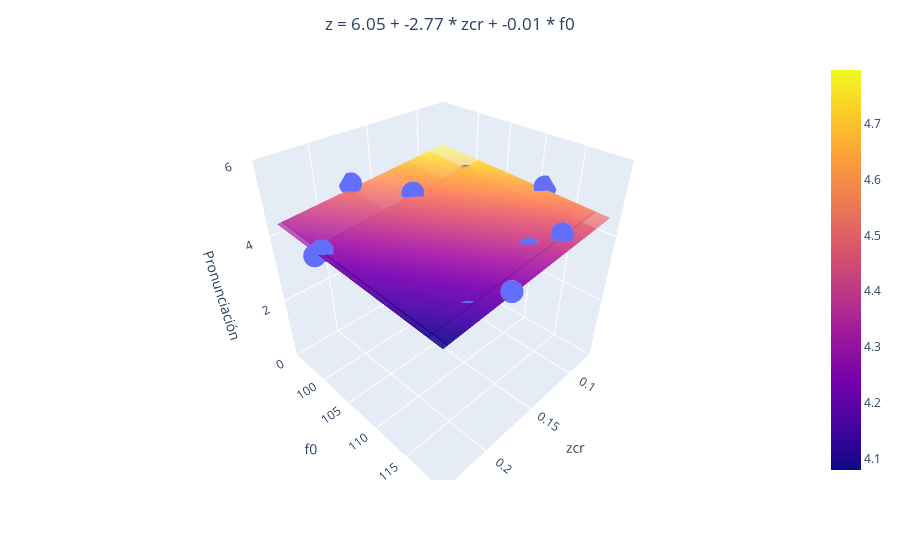

Write notebook code for a chart like this one.
### Code cell
if len(dicc_model) == 2:
    import plotly.express as px
    import plotly.graph_objects as go

    # Seleccionamos solo las características seleccionadas en X
    X_selected = X[:, selected_features]

    # Entrenamos el modelo de regresión con las características seleccionadas
    regr_multivar = LinearRegression()
    regr_multivar.fit(X_selected, y)

    # Obtenemos las predicciones del modelo para las características seleccionadas
    y_pred = regr_multivar.predict(X_selected)

    # Crear la figura
    fig = px.scatter_3d(x=X_selected[:, 0], y=X_selected[:, 1], z=y)

    # Crear el plano de regresión
    xx, yy = np.meshgrid(X_selected[:, 0], X_selected[:, 1])
    zz = regr_multivar.intercept_ + np.dot(np.array([xx.ravel(), yy.ravel()]).T, regr_multivar.coef_.ravel()).reshape(xx.shape)
    fig.add_trace(go.Surface(x=xx, y=yy, z=zz, opacity=0.5))

    # Construir la cadena de texto para la ecuación del plano
    equation = f'z = {regr_multivar.intercept_.round(2)}'
    for i, (key, model) in enumerate(dicc_model.items()):
        equation += f' + {regr_multivar.coef_[i].round(2)} * {key.replace("_model", "")}'
    
    # Centrar el título
    fig.update_layout(title=dict(text=equation, x=0.5, xanchor='center'))

    # Etiquetas de los ejes y rango del eje z
    fig.update_layout(scene=dict(xaxis_title=list(dicc_model.keys())[0].replace("_model", ""), yaxis_title=list(dicc_model.keys())[1].replace("_model", ""), zaxis_title='Pronunciación', zaxis=dict(range=[0, 6]), yaxis=dict(tickvals=[100, 105, 110, 115])))

    fig.write_html(
       os.path.join(PATH, TEST_FOLDER, REGGRESSION_FOLDER, PARAMETRIC_FOLDER, PRONUNCIACION_FOLDER, FEMALE_FOLDER, 'regresion_pronunciacion_multivariable_female.html')
    )

    fig.show()

### Figure 1 — Plotly figure (JSON) as saved in the notebook; plotly's stock layout.template omitted (floating-point values rounded to 4 significant figures)
{"data": [{"hovertemplate": "x=%{x}<br>y=%{y}<br>z=%{z}<extra></extra>", "legendgroup": "", "marker": {"color": "#636efa", "symbol": "circle"}, "mode": "markers", "name": "", "scene": "scene", "showlegend": false, "type": "scatter3d", "x": [0.07594, 0.1378, 0.09304, 0.2356, 0.2044, 0.1812, 0.1478, 0.117, 0.2325, 0.1734], "y": [111.1, 116.4, 101.3, 101.5, 117.7, 119.6, 101.0, 117.9, 102.3, 94.71], "z": [4.681, 4.304, 4.449, 4.174, 4.047, 4.34, 4.592, 4.542, 4.333, 4.673]}, {"opacity": 0.5, "type": "surface", "x": [[0.07594, 0.1378, 0.09304, 0.2356, 0.2044, 0.1812, 0.1478, 0.117, 0.2325, 0.1734], [0.07594, 0.1378, 0.09304, 0.2356, 0.2044, 0.1812, 0.1478, 0.117, 0.2325, 0.1734], [0.07594, 0.1378, 0.09304, 0.2356, 0.2044, 0.1812, 0.1478, 0.117, 0.2325, 0.1734], [0.07594, 0.1378, 0.09304, 0.2356, 0.2044, 0.1812, 0.1478, 0.117, 0.2325, 0.1734], [0.07594, 0.1378, 0.09304, 0.2356, 0.2044, 0.1812, 0.1478, 0.117, 0.2325, 0.1734], [0.07594, 0.1378, 0.09304, 0.2356, 0.2044, 0.1812, 0.1478, 0.117, 0.2325, 0.1734], [0.07594, 0.1378, 0.09304, 0.2356, 0.2044, 0.1812, 0.1478, 0.117, 0.2325, 0.1734], [0.07594, 0.1378, 0.09304, 0.2356, 0.2044, 0.1812, 0.1478, 0.117, 0.2325, 0.1734], [0.07594, 0.1378, 0.09304, 0.2356, 0.2044, 0.1812, 0.1478, 0.117, 0.2325, 0.1734], [0.07594, 0.1378, 0.09304, 0.2356, 0.2044, 0.1812, 0.1478, 0.117, 0.2325, 0.1734]], "y": [[111.1, 111.1, 111.1, 111.1, 111.1, 111.1, 111.1, 111.1, 111.1, 111.1], [116.4, 116.4, 116.4, 116.4, 116.4, 116.4, 116.4, 116.4, 116.4, 116.4], [101.3, 101.3, 101.3, 101.3, 101.3, 101.3, 101.3, 101.3, 101.3, 101.3], [101.5, 101.5, 101.5, 101.5, 101.5, 101.5, 101.5, 101.5, 101.5, 101.5], [117.7, 117.7, 117.7, 117.7, 117.7, 117.7, 117.7, 117.7, 117.7, 117.7], [119.6, 119.6, 119.6, 119.6, 119.6, 119.6, 119.6, 119.6, 119.6, 119.6], [101.0, 101.0, 101.0, 101.0, 101.0, 101.0, 101.0, 101.0, 101.0, 101.0], [117.9, 117.9, 117.9, 117.9, 117.9, 117.9, 117.9, 117.9, 117.9, 117.9], [102.3, 102.3, 102.3, 102.3, 102.3, 102.3, 102.3, 102.3, 102.3, 102.3], [94.71, 94.71, 94.71, 94.71, 94.71, 94.71, 94.71, 94.71, 94.71, 94.71]], "z": [[4.616, 4.444, 4.569, 4.173, 4.26, 4.324, 4.417, 4.502, 4.182, 4.346], [4.558, 4.387, 4.511, 4.116, 4.202, 4.267, 4.359, 4.445, 4.124, 4.288], [4.723, 4.552, 4.676, 4.281, 4.367, 4.432, 4.524, 4.61, 4.289, 4.453], [4.721, 4.549, 4.674, 4.278, 4.365, 4.429, 4.522, 4.607, 4.287, 4.451], [4.543, 4.372, 4.496, 4.1, 4.187, 4.251, 4.344, 4.429, 4.109, 4.273], [4.523, 4.351, 4.476, 4.08, 4.167, 4.231, 4.324, 4.409, 4.089, 4.253], [4.727, 4.555, 4.679, 4.284, 4.371, 4.435, 4.528, 4.613, 4.293, 4.457], [4.541, 4.37, 4.494, 4.099, 4.185, 4.25, 4.342, 4.428, 4.107, 4.271], [4.713, 4.541, 4.665, 4.27, 4.357, 4.421, 4.514, 4.599, 4.279, 4.443], [4.796, 4.624, 4.748, 4.353, 4.44, 4.504, 4.597, 4.682, 4.362, 4.526]]}], "layout": {"legend": {"tracegroupgap": 0}, "margin": {"t": 60}, "scene": {"domain": {"x": [0, 1], "y": [0, 1]}, "xaxis": {"title": {"text": "zcr"}}, "yaxis": {"tickvals": [100, 105, 110, 115], "title": {"text": "f0"}}, "zaxis": {"range": [0, 6], "title": {"text": "Pronunciación"}}}, "title": {"text": "z = 6.05 + -2.77 * zcr + -0.01 * f0", "x": 0.5, "xanchor": "center"}}}
